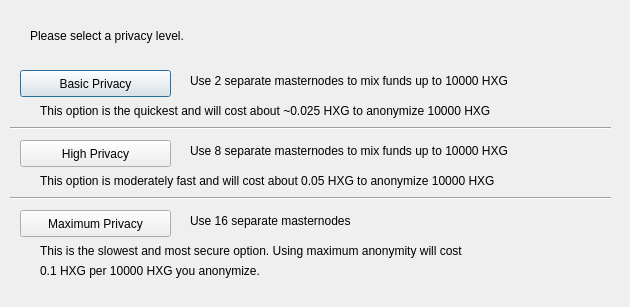
<?xml version="1.0" encoding="UTF-8"?>
<ui version="4.0">
 <class>ObfuscationConfig</class>
 <widget class="QDialog" name="ObfuscationConfig">
  <property name="geometry">
   <rect>
    <x>0</x>
    <y>0</y>
    <width>630</width>
    <height>307</height>
   </rect>
  </property>
  <property name="windowTitle">
   <string>Configure Obfuscation</string>
  </property>
  <widget class="QPushButton" name="buttonBasic">
   <property name="geometry">
    <rect>
     <x>20</x>
     <y>70</y>
     <width>151</width>
     <height>27</height>
    </rect>
   </property>
   <property name="text">
    <string>Basic Privacy</string>
   </property>
  </widget>
  <widget class="QPushButton" name="buttonHigh">
   <property name="geometry">
    <rect>
     <x>20</x>
     <y>140</y>
     <width>151</width>
     <height>27</height>
    </rect>
   </property>
   <property name="text">
    <string>High Privacy</string>
   </property>
  </widget>
  <widget class="QPushButton" name="buttonMax">
   <property name="geometry">
    <rect>
     <x>20</x>
     <y>210</y>
     <width>151</width>
     <height>27</height>
    </rect>
   </property>
   <property name="text">
    <string>Maximum Privacy</string>
   </property>
  </widget>
  <widget class="QLabel" name="label">
   <property name="geometry">
    <rect>
     <x>30</x>
     <y>20</y>
     <width>571</width>
     <height>31</height>
    </rect>
   </property>
   <property name="text">
    <string>Please select a privacy level.</string>
   </property>
  </widget>
  <widget class="QLabel" name="label_2">
   <property name="geometry">
    <rect>
     <x>190</x>
     <y>70</y>
     <width>421</width>
     <height>21</height>
    </rect>
   </property>
   <property name="text">
    <string>Use 2 separate masternodes to mix funds up to 10000 HXG</string>
   </property>
  </widget>
  <widget class="QLabel" name="label_3">
   <property name="geometry">
    <rect>
     <x>190</x>
     <y>140</y>
     <width>411</width>
     <height>21</height>
    </rect>
   </property>
   <property name="text">
    <string>Use 8 separate masternodes to mix funds up to 10000 HXG</string>
   </property>
  </widget>
  <widget class="QLabel" name="label_4">
   <property name="geometry">
    <rect>
     <x>190</x>
     <y>210</y>
     <width>421</width>
     <height>21</height>
    </rect>
   </property>
   <property name="text">
    <string>Use 16 separate masternodes</string>
   </property>
  </widget>
  <widget class="QLabel" name="label_6">
   <property name="geometry">
    <rect>
     <x>40</x>
     <y>100</y>
     <width>561</width>
     <height>21</height>
    </rect>
   </property>
   <property name="text">
    <string>This option is the quickest and will cost about ~0.025 HXG to anonymize 10000 HXG</string>
   </property>
  </widget>
  <widget class="QLabel" name="label_7">
   <property name="geometry">
    <rect>
     <x>40</x>
     <y>170</y>
     <width>561</width>
     <height>21</height>
    </rect>
   </property>
   <property name="text">
    <string>This option is moderately fast and will cost about 0.05 HXG to anonymize 10000 HXG</string>
   </property>
  </widget>
  <widget class="QLabel" name="label_8">
   <property name="geometry">
    <rect>
     <x>40</x>
     <y>240</y>
     <width>561</width>
     <height>21</height>
    </rect>
   </property>
   <property name="text">
    <string>This is the slowest and most secure option. Using maximum anonymity will cost</string>
   </property>
  </widget>
  <widget class="QLabel" name="label_9">
   <property name="geometry">
    <rect>
     <x>40</x>
     <y>260</y>
     <width>561</width>
     <height>21</height>
    </rect>
   </property>
   <property name="text">
    <string>0.1 HXG per 10000 HXG you anonymize.</string>
   </property>
  </widget>
  <widget class="Line" name="line">
   <property name="geometry">
    <rect>
     <x>10</x>
     <y>120</y>
     <width>601</width>
     <height>16</height>
    </rect>
   </property>
   <property name="orientation">
    <enum>Qt::Horizontal</enum>
   </property>
  </widget>
  <widget class="Line" name="line_2">
   <property name="geometry">
    <rect>
     <x>10</x>
     <y>190</y>
     <width>601</width>
     <height>16</height>
    </rect>
   </property>
   <property name="orientation">
    <enum>Qt::Horizontal</enum>
   </property>
  </widget>
 </widget>
 <resources/>
 <connections/>
</ui>
